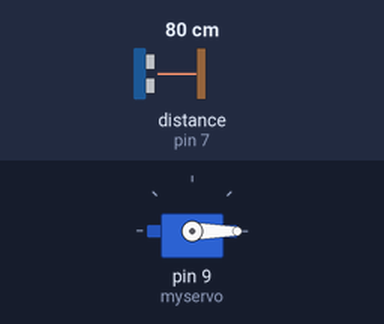
This sketch was run on a simulated Arduino Uno, built with avr-gcc and run on an emulated ATmega328P. Parts: servo. Wiring (inferred from the names in the program): ultrasonic range finder: trigger pin 8; echo pin 7. Inputs (shaded band) come from the test bench; at power-on: distance to the obstacle (sensor on pin 7) 80 cm. The echo pulse lasts 58.3 µs per cm; what the sketch prints to the serial monitor is not drawn.

Above: at 0.2 s.
Timing chart, 0 to 1.9 s (numbered marks = the images above):
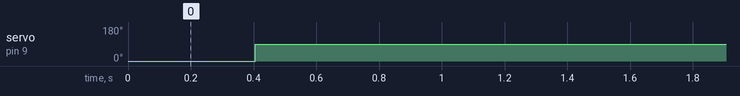

The sketch:

15._Interfacing_ultrasonic_sensor_with_servo_motor.ino
```cpp
int trigPin = 8;
int echoPin = 7;
float duration, distance;
#include<Servo.h>
 Servo myservo;
void setup()
{
 Serial.begin (9600);
 pinMode(trigPin, OUTPUT);
 pinMode(echoPin, INPUT);
myservo.attach(9);
 myservo.write(0);
 }
void loop()
{
sensor();
myservo.write(0);
if(distance>= 10)


{
myservo.write(90);
 }

else
{
myservo.write(0);
 }
}
void sensor()
{
digitalWrite(trigPin, LOW);
 delayMicroseconds(5);
 digitalWrite(trigPin, HIGH);
 delayMicroseconds(10);
 digitalWrite(trigPin, LOW);
 duration = pulseIn(echoPin, HIGH);
 distance = (duration*0.034)/2;
Serial.print(distance);
Serial.print("cm");
Serial.println();
delay(400);
}
```

Measured:
- by itself, servo on pin 9 (myservo): 0° → 90° at 0.41 s
